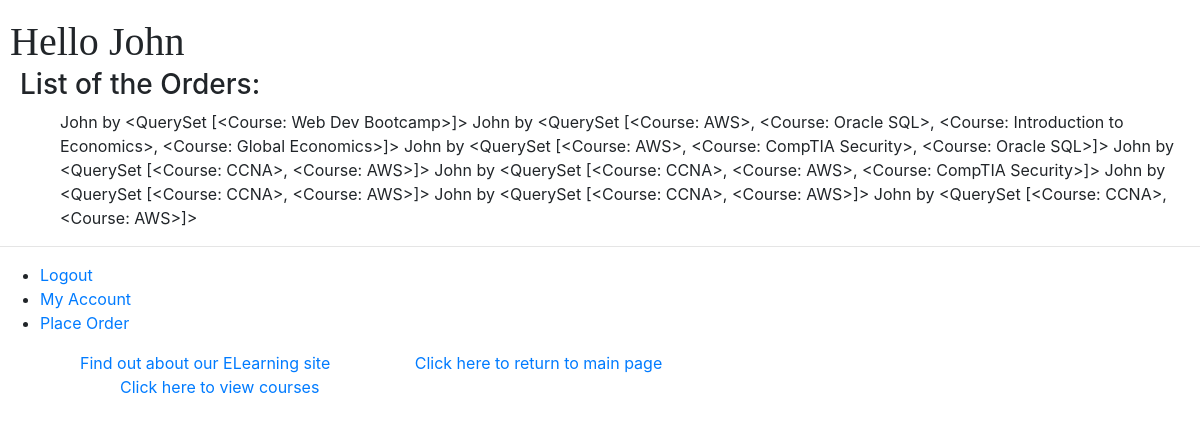
Screenshot of /myorder/ (signed in) with the database file from the repository.
### myapp/models.py (models this page shows, shortened)
class order(models.Model):
    ORDER_CHOICES = [
        (0, 'Cancelled'),
        (1, 'Confirmed'),
        (2, 'On Hold')
    ]
    order_status = models.IntegerField(choices=ORDER_CHOICES, default=1)
    courses = models.ManyToManyField(Course, blank=True)
    student = models.ForeignKey(Student, related_name='students', on_delete=models.CASCADE)
    order_date = models.DateField(default=datetime.date.today)
    def __str__(self):
        return '{} by {} '.format(self.student, self.courses.all())

class Course(models.Model):
    title = models.CharField(max_length=200)
    topic = models.ForeignKey(Topic, related_name='courses', on_delete=models.CASCADE)
    price = models.DecimalField(validators=[MaxValueValidator(500),MinValueValidator(50)], max_digits=10, decimal_places=2)
    for_everyone = models.BooleanField(default=True)
    description = models.TextField(blank=True)
    num_reviews = models.PositiveIntegerField(default=0)
    def __str__(self):
        return self.title

### myapp/views.py (the view)
@login_required
def myOrder(request):
    user = request.user
    student = Student.objects.filter(pk=user.pk)
    if student.count() == 0:
        return render(request, 'myapp/myorder.html', {'message': "You're not a registered student."})
    else:
        return render(request, 'myapp/myorder.html', {'orders': student.get().students.all()})

### myapp/models.py (called while the page is built)
    def __str__(self):
        return self.first_name

### myapp/templates/myapp/myorder.html (shortened to what this page needs)
{% extends 'myapp/base.html' %}
{% block body_block %}
    <div style="margin-left:20px;margin-top:20px">
    <p>
         {% if message %}
        <h2>{{ message }}</h2>
    {% elif orders %}
        <h3>List of the Orders:</h3>
        <ol>
        {% for order in orders %}
            {{ order }}
        {% endfor %}
        </ol>
    {% else %}
        <h3>No o.3rder placed yet.</h3>
    {% endif %}
      </div>
{% endblock %}

### myapp/templates/myapp/base.html (shortened to what this page needs)
<!DOCTYPE html>
{% load static %}
<html>
<head>
    <link rel="stylesheet" type="text/css" href="{% static 'myapp/style.css' %}"/>
 <link rel="stylesheet" href="https://stackpath.bootstrapcdn.com/bootstrap/4.5.2/css/bootstrap.min.css">
 </head><body>
<div>
    <h1>Hello
        {% block myhdg %}
            {% if request.user.is_authenticated %} {{ user.first_name }}
            {% endif %}
        {% endblock %}
    </h1>
    {% block body_block %} {% endblock %}
</div>
<hr/>
<div>
    <ul>
        {% if request.user.is_authenticated %}
            <li ><a href="{% url 'myapp:logout' %}">Logout</a></li>
            <li ><a href="{% url 'myapp:myaccount' %}">My Account</a></li>
            <li><a href = "{% url 'myapp:place_order' %}">Place Order</a></li>
        {% else %}
            <li ><a href="{% url 'myapp:login' %}">Login</a></li>
            <li ><a href="{% url 'myapp:register' %}">Register Here!</a></li>
        {% endif %}
        <li class="hbar1"><a href="{% url 'myapp:about' %}">Find out about our ELearning site</a></li>
        <li class="hbar1"><a href="{% url 'myapp:index' %}">Click here to
            return to main page</a><br/></li>
        <li class="hbar1"><a href="{% url 'myapp:findcourses' %}">Click here to view courses</a><br/></li>
    </ul>
</div>
 </body>
</html>

### myapp/static/myapp/style.css (style rules this page uses)
.hbar1 { display: inline; margin: 40px; }
h1 { position: relative; top: 18px; left: 10px; }
h1 { font-family: serif; }

### rows the page displays
order: student+id "John by <QuerySet [<Course: Web Dev Bootcamp>]>"
order: student+id "John by <QuerySet [<Course: AWS>, <Course: Oracle SQL>, <Course: Introduction to Economics>, <Course: Global Economics>]>"
order: student+id "John by <QuerySet [<Course: AWS>, <Course: CompTIA Security>, <Course: Oracle SQL>]>"
order: student+id "John by <QuerySet [<Course: CCNA>, <Course: AWS>]>"
order: student+id "John by <QuerySet [<Course: CCNA>, <Course: AWS>, <Course: CompTIA Security>]>"
order: student+id "John by <QuerySet [<Course: CCNA>, <Course: AWS>]>"
order: student+id "John by <QuerySet [<Course: CCNA>, <Course: AWS>]>"
order: student+id "John by <QuerySet [<Course: CCNA>, <Course: AWS>]>"

### other values shown
{{ user.first_name }} "John"
